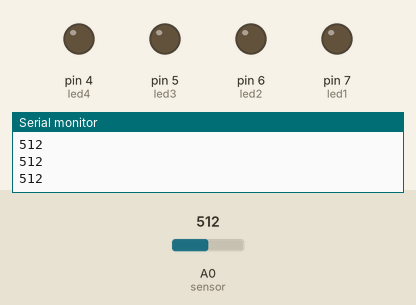
The sketch below on a simulated Arduino Uno, built with avr-gcc and run on an emulated ATmega328P. Shown: output pins drawn as LEDs (lit = HIGH), the last lines printed to the serial monitor. The test bench sets the inputs (shaded band); at power-on: A0 (sensor) = 512.

Above: at 2.3 s.
2.4 s: A0 (sensor) set to 515
At 3.4 s:
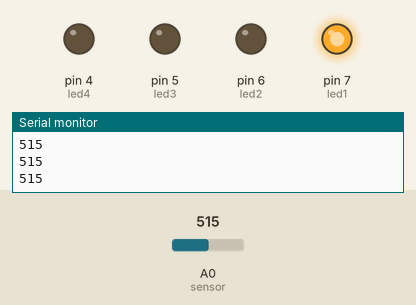
3.9 s: A0 (sensor) set to 716
At 4.9 s:
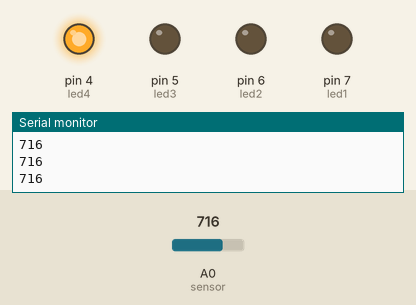
5.4 s: A0 (sensor) set to 511
At 6.4 s:
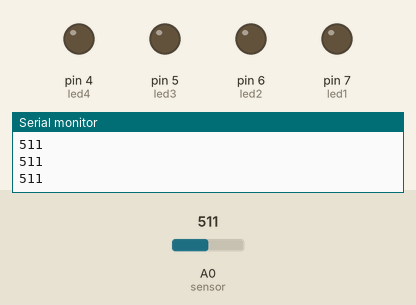
6.9 s: A0 (sensor) set to 900
At 7.9 s:
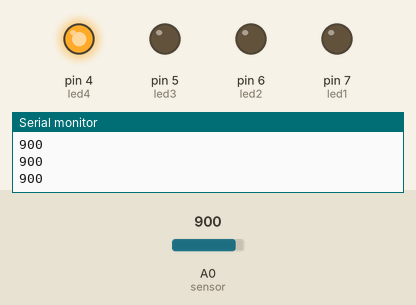
Timing chart, 0 to 9.4 s (numbered marks = the images above; inputs shaded):
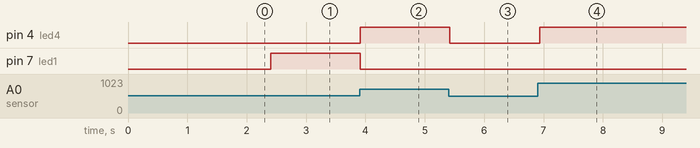

The sketch:

microphonelights.ino
```cpp
int calib = 0;
int sensor = A0;
int led1 = 7;
int led2 = 6;
int led3 = 5;
int led4 = 4;
int num;
void setup() {
  pinMode(sensor, INPUT);
  pinMode(led1, OUTPUT);
  pinMode(led2, OUTPUT);
  pinMode(led3, OUTPUT);
  pinMode(led4, OUTPUT);
  Serial.begin(9600);
}

void loop() {
  if(calib == 0){
    delay(1000);
    num = analogRead(sensor);
    delay(500);
    calib ++;
  }
  int value = analogRead(sensor);
  Serial.println(value);
  if(value <= (num+2)){
    digitalWrite(led1, LOW);
    digitalWrite(led2, LOW);
    digitalWrite(led3, LOW);
    digitalWrite(led4, LOW);
  }
  else if((num+2)<value && value <=(num+8)){
    digitalWrite(led1, HIGH);
    digitalWrite(led2, LOW);
    digitalWrite(led3, LOW);
    digitalWrite(led4, LOW);
  }
  else if((num+8)<value && value <=(num+14)){
    digitalWrite(led1, LOW);
    digitalWrite(led2, HIGH);
    digitalWrite(led3, LOW);
    digitalWrite(led4, LOW);
  }
  else if((num+14)<value && value <=(num+20)){
    digitalWrite(led1, LOW);
    digitalWrite(led2, LOW);
    digitalWrite(led3, HIGH);
    digitalWrite(led4, LOW);
  }
  else if (value >(num+20)){
    digitalWrite(led1, LOW);
    digitalWrite(led2, LOW);
    digitalWrite(led3, LOW);
    digitalWrite(led4, HIGH);
  }
  delay(50);

}
```

Measured:
- the behaviour switches between 514 and 515 on A0 (sensor) (found by bisection; images 0 and 1)
- after the input at 2.4 s, pin 7 (led1): LOW → HIGH at once
- after the input at 3.9 s, pin 4 (led4): LOW → HIGH at once; pin 7 (led1): HIGH → LOW at once
- after the input at 5.4 s, pin 4 (led4): HIGH → LOW at once
- after the input at 6.9 s, pin 4 (led4): LOW → HIGH at once
